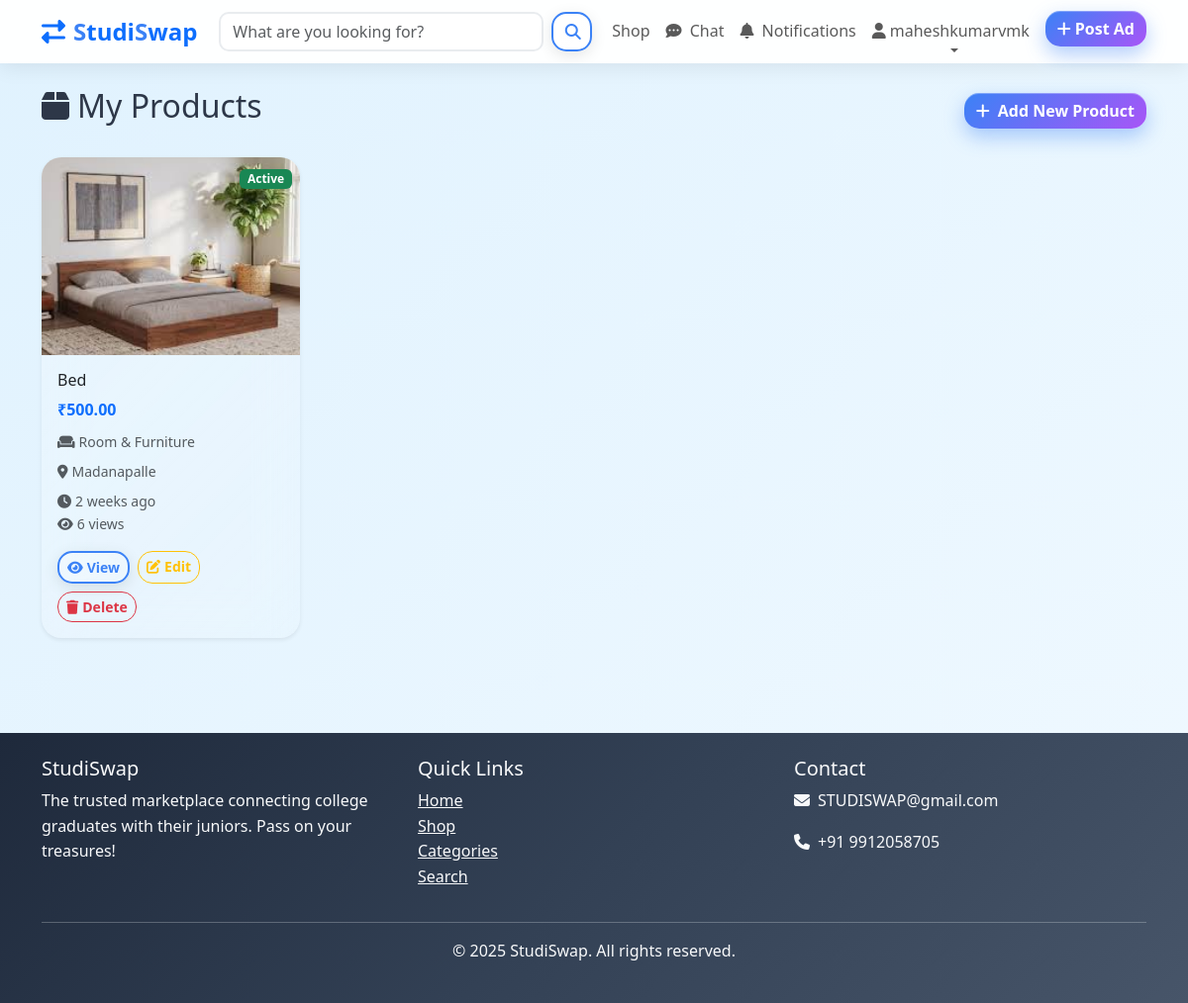
/accounts/my-products/ (signed in), run on an earlier commit of the app's database.
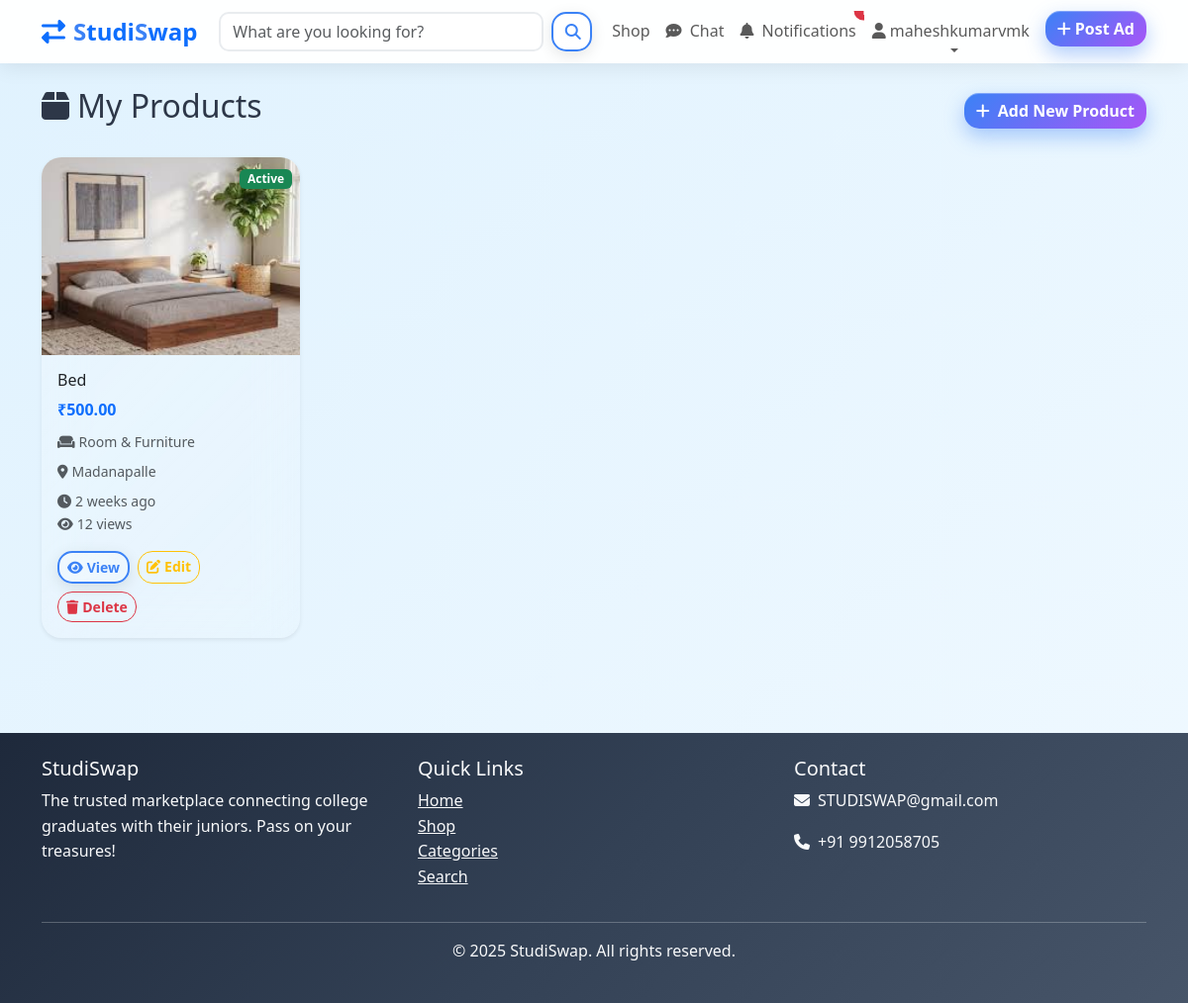
And on a later commit of the database.
### products/models.py (models this page shows, shortened)
class Product(models.Model):
    CONDITION_CHOICES = [
        ('new', 'New'),
        ('like_new', 'Like New'),
        ('good', 'Good'),
        ('fair', 'Fair'),
        ('poor', 'Poor'),
    ]
    STATUS_CHOICES = [
        ('active', 'Active'),
        ('sold', 'Sold'),
        ('inactive', 'Inactive'),
    ]
    title = models.CharField(max_length=200)
    slug = models.SlugField(max_length=200, unique=True, blank=True)
    description = models.TextField()
    price = models.DecimalField(max_digits=10, decimal_places=2)
    category = models.ForeignKey(Category, on_delete=models.CASCADE, related_name='products')
    condition = models.CharField(max_length=20, choices=CONDITION_CHOICES, default='good')
    seller = models.ForeignKey(User, on_delete=models.CASCADE, related_name='products')
    status = models.CharField(max_length=20, choices=STATUS_CHOICES, default='active')
    city = models.CharField(max_length=100)
    state = models.CharField(max_length=100, blank=True)
    country = models.CharField(max_length=100, default='India')
    brand = models.CharField(max_length=100, blank=True)
    model = models.CharField(max_length=100, blank=True)
    is_negotiable = models.BooleanField(default=True)
    is_featured = models.BooleanField(default=False)
    created_at = models.DateTimeField(auto_now_add=True)
    updated_at = models.DateTimeField(auto_now=True)
    views_count = models.PositiveIntegerField(default=0)
    class Meta:
        ordering = ['-created_at']
        indexes = [
            models.Index(fields=['-created_at']),
            models.Index(fields=['status']),
            models.Index(fields=['category']),
            models.Index(fields=['city']),
        ]
    def get_absolute_url(self):
        return reverse('products:product_detail', kwargs={'slug': self.slug})
    @property
    def main_image(self):
        image = self.images.first()
        return image.image.url if image else None

class ProductImage(models.Model):
    product = models.ForeignKey(Product, on_delete=models.CASCADE, related_name='images')
    image = models.ImageField(upload_to='products/')
    alt_text = models.CharField(max_length=200, blank=True)
    is_primary = models.BooleanField(default=False)
    created_at = models.DateTimeField(auto_now_add=True)
    class Meta:
        ordering = ['-is_primary', 'created_at']

### categories/models.py (models this page shows, shortened)
class Category(models.Model):
    name = models.CharField(max_length=100, unique=True)
    slug = models.SlugField(max_length=100, unique=True)
    description = models.TextField(blank=True)
    icon = models.CharField(max_length=50, default='fas fa-tag', help_text='Font Awesome icon class (e.g., fas fa-book)')
    image = models.ImageField(upload_to='categories/', blank=True, null=True)
    parent = models.ForeignKey('self', on_delete=models.CASCADE, blank=True, null=True, related_name='subcategories')
    is_active = models.BooleanField(default=True)
    created_at = models.DateTimeField(auto_now_add=True)
    updated_at = models.DateTimeField(auto_now=True)
    class Meta:
        verbose_name_plural = "Categories"
        ordering = ['name']

### accounts/views.py (the view)
# urls.py: path('my-products/', views.MyProductsView.as_view(), name='my_products'),
class MyProductsView(LoginRequiredMixin, ListView):
    template_name = 'accounts/my_products.html'
    context_object_name = 'products'
    paginate_by = 12
    def get_queryset(self):
        return Product.objects.filter(seller=self.request.user).order_by('-created_at')

### templates/accounts/my_products.html (shortened to what this page needs)
{% extends 'base.html' %}
{% block content %}
<div class="container py-4">
    <div class="row">
        <div class="col-12">
            <div class="d-flex justify-content-between align-items-center mb-4">
                <h2><i class="fas fa-box me-2"></i>My Products</h2>
                <a href="{% url 'products:product_create' %}" class="btn btn-primary">
                    <i class="fas fa-plus me-2"></i>Add New Product
                </a>
            </div>
        </div>
    </div>
    <div class="row">
        {% for product in products %}
            <div class="col-lg-3 col-md-4 col-sm-6 mb-4">
                <div class="card border-0 shadow-sm h-100">
                    <div class="position-relative">
                        {% if product.main_image %}
                            <img src="{{ product.main_image }}" alt="{{ product.title }}"
                                 class="card-img-top" style="height: 200px; object-fit: cover;">
                        {% else %}
                            <div class="card-img-top bg-light d-flex align-items-center justify-content-center"
                                 style="height: 200px;">
                                <i class="fas fa-image text-muted" style="font-size: 3rem;"></i>
                            </div>
                        {% endif %}
                        <div class="position-absolute top-0 end-0 m-2">
                            {% if product.status == 'active' %}
                                <span class="badge bg-success">Active</span>
                            {% elif product.status == 'sold' %}
                                <span class="badge bg-danger">Sold</span>
                            {% else %}
                                <span class="badge bg-secondary">Inactive</span>
                            {% endif %}
                        </div>
                    </div>
                    <div class="card-body">
                        <h6 class="card-title">{{ product.title|truncatechars:50 }}</h6>
                        <p class="text-primary fw-bold mb-2">₹{{ product.price }}</p>
                        <p class="text-muted small mb-2">
                            <i class="{{ product.category.icon }} me-1"></i>{{ product.category.name }}
                        </p>
                        <p class="text-muted small mb-2">
                            <i class="fas fa-map-marker-alt me-1"></i>{{ product.city }}
                        </p>
                        <p class="text-muted small mb-3">
                            <i class="fas fa-clock me-1"></i>{{ product.created_at|timesince }} ago
                            <br>
                            <i class="fas fa-eye me-1"></i>{{ product.views_count }} views
                        </p>
                        <div class="d-flex gap-2 flex-wrap">
                            <a href="{{ product.get_absolute_url }}" class="btn btn-sm btn-outline-primary">
                                <i class="fas fa-eye me-1"></i>View
                            </a>
                            <a href="{% url 'products:product_edit' product.slug %}" class="btn btn-sm btn-outline-warning">
                                <i class="fas fa-edit me-1"></i>Edit
                            </a>
                            <a href="{% url 'products:product_delete' product.slug %}" class="btn btn-sm btn-outline-danger">
                                <i class="fas fa-trash me-1"></i>Delete
                            </a>
                        </div>
                    </div>
                </div>
            </div>
        {% endfor %}
    </div>
</div>
{% endblock %}

What changed in the data, as far as the page shows it:
changed Product "Bed": views_count "6" → "12"
